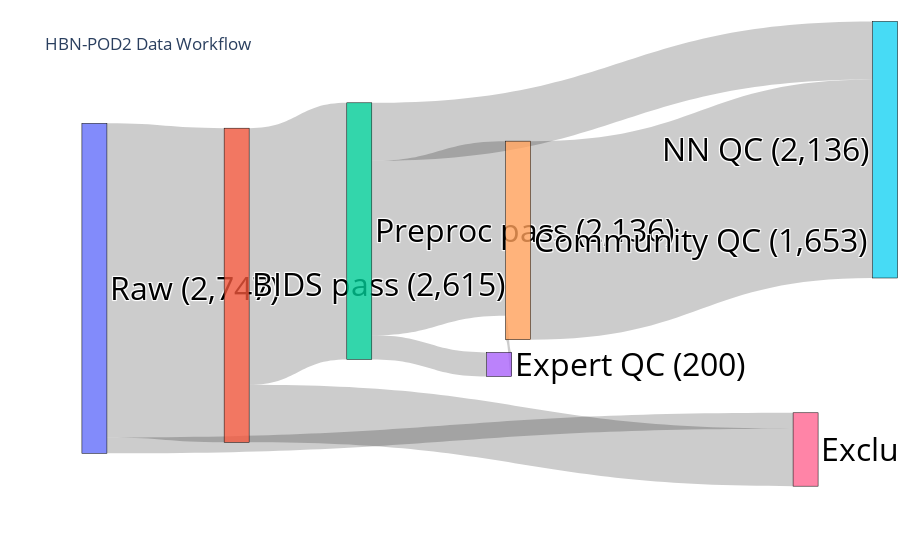

Notebook source saved alongside this figure:
### Code cell
fig = go.Figure(data=[go.Sankey(
    textfont = dict(size=32, color="black"),
    node = dict(
        pad = 50,
        thickness = 25,
        line = dict(color = "black", width = 0.5),
        label = [
            "Raw (2,747)",
            "BIDS pass (2,615)",
            "Preproc pass (2,136)",
            "Expert QC (200)",
            "Community QC (1,653)",
            "NN QC (2,136)",
            "Excluded (611)",
        ],
        # color = "blue"
    ),
    link = dict(
        source = [0, 1, 1, 0, 2, 3, 2, 4, 2], # indices correspond to labels, eg A1, A2, A1, B1, ...
        target = [1, 2, 6, 6, 3, 4, 4, 5, 5],
        value = [2615, 2136, 479, 132, 200, 200, 1453, 1653, 483],
        
    )
)])

fig.update_layout(title_text="HBN-POD2 Data Workflow", font_size=12)
fig.show()

### Figure 1 — Plotly figure (JSON) as saved in the notebook; plotly's stock layout.template omitted (floating-point values rounded to 4 significant figures)
{"data": [{"link": {"source": [0, 1, 1, 0, 2, 3, 2, 4, 2], "target": [1, 2, 6, 6, 3, 4, 4, 5, 5], "value": [2615, 2136, 479, 132, 200, 200, 1453, 1653, 483]}, "node": {"label": ["Raw (2,747)", "BIDS pass (2,615)", "Preproc pass (2,136)", "Expert QC (200)", "Community QC (1,653)", "NN QC (2,136)", "Excluded (611)"], "line": {"color": "black", "width": 0.5}, "pad": 50, "thickness": 25, "x": [0.01947, 0.2117, 0.3774, 0.5665, 0.5921, 1.088, 0.9805], "y": [0.4957, 0.4875, 0.345, 0.6959, 0.3696, 0.1308, 0.9197]}, "textfont": {"color": "black", "size": 32}, "type": "sankey"}], "layout": {"autosize": true, "font": {"size": 12}, "title": {"text": "HBN-POD2 Data Workflow"}}}
